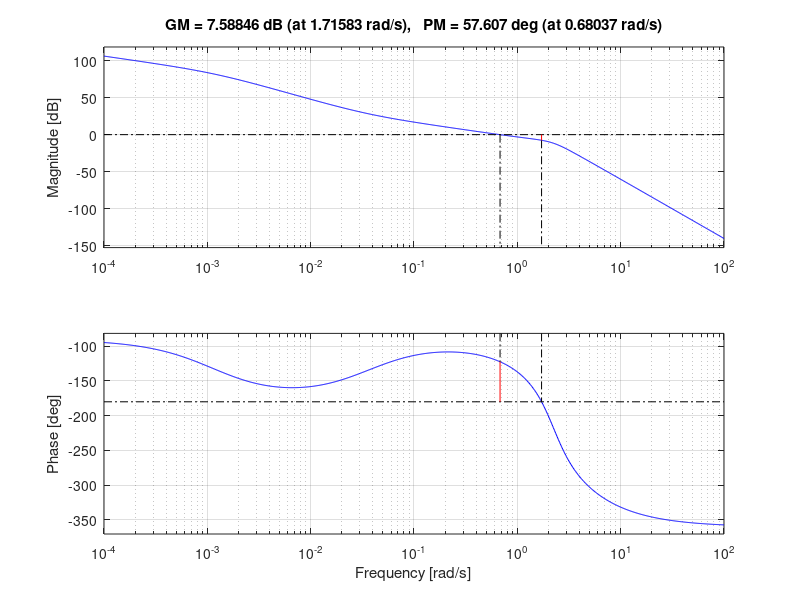

Write the MATLAB code that produced this figure. (Note: this script raises an error after producing the figure.)
s = tf('s');
num = 5 * 2;
den = (s*(s+2) + 5)*s*(s + 3);
G_s = num / den;
num_c = (30*(0.033*844.2*s + 1));
den_c = (844.2*s + 1) ;
C_lead = num_c / den_c;
Loop_Gain = G_s*C_lead;
margin(Loop_Gain)
simplify(Loop_Gain)